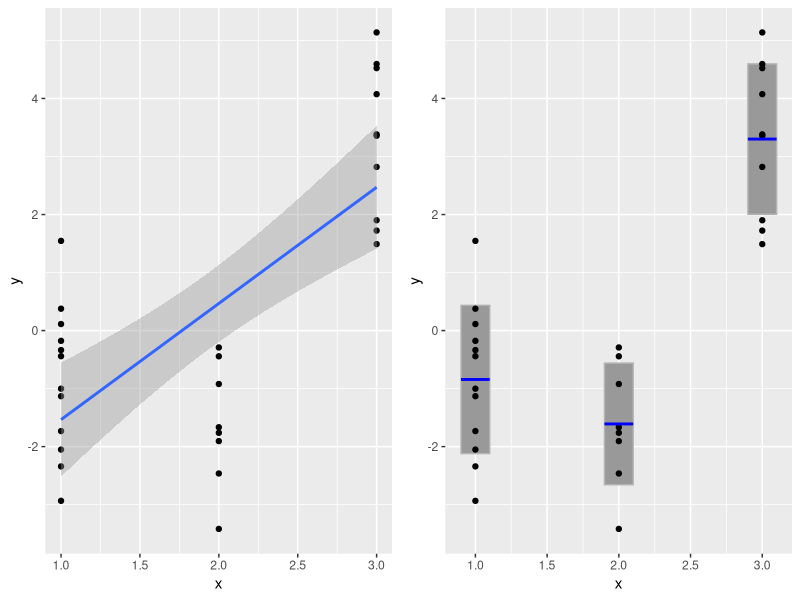
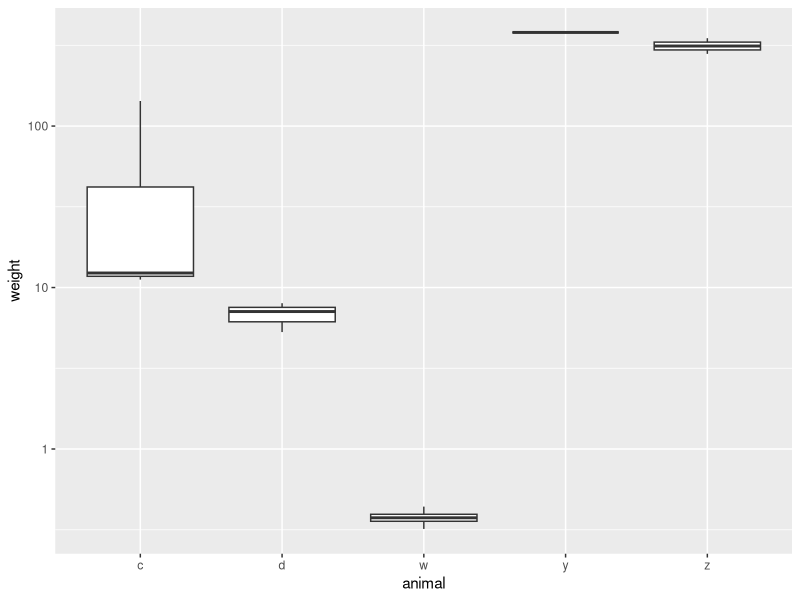
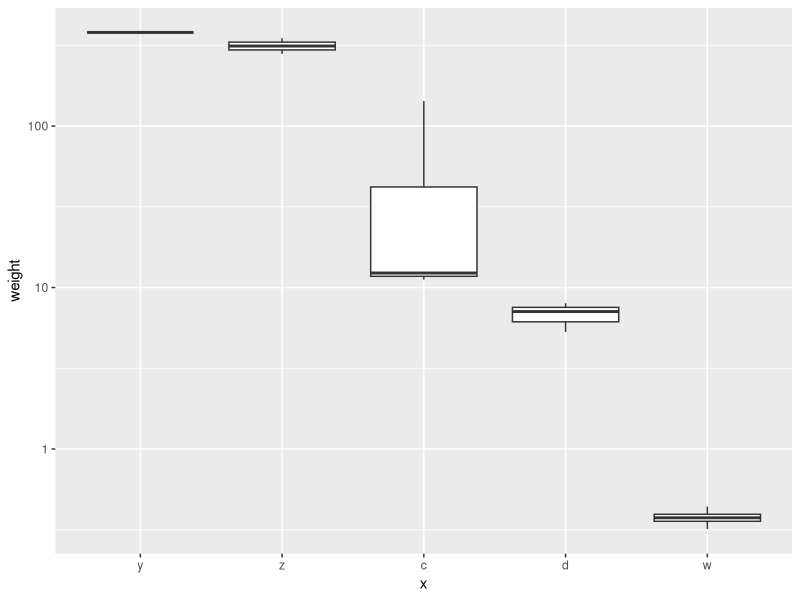

The R source for these figures, in order:
## 7.    팩터 자료형

x <- factor(c('A', 'B', 'A', 'A', 'C', 'B'))
x
class(x)

x <- ordered(c('High', 'Medium', 'Low', 'Medium', 'Low'), 
             levels=c('Low', 'Medium', 'High'))
x
class(x)

## 7.1 팩터형의 중요성

n = 30
x <- sample(1:3, n, replace=TRUE); x
y <- ifelse(x>2, x + rnorm(n), rnorm(n)-x)
lm(y ~ x)

x <- as.factor(x)
lm(y~x)


### 참고.
### 앞의 두 분석 결과의 차이는 다음과 같이 시각적으로 나타낼 수 있다. 
library(ggplot2)
library(dplyr)

# linear regression
n = 30
x = as.numeric(as.character(x))
dat <- data.frame(x=x, y=y)
dat2 <- dat %>% group_by(x) %>% summarise(m=mean(y), sd=sd(y))
p1 <- ggplot(data = dat, aes(x=x, y=y)) +
  geom_point() +
  geom_smooth(method='lm')

#x <- as.factor(x)
dat <- data.frame(x=x, y=y)
p2 <- ggplot(data = dat) +
  geom_rect(data= dat2,
            aes(xmin=x-0.1, xmax=x+0.1, ymin=m-sd, ymax=m+sd), colour='gray70', fill='gray60') +
  geom_point(aes(x=x, y=y)) +
  geom_segment(data = dat2,
               aes(x=x-0.1, xend=x+0.1, y=m, yend=m),
               size=1, col='blue')
gridExtra::grid.arrange(p1, p2, ncol=2)
### 참고 끝.


## 7.2 데이터 전처리에 있어서 팩터형

fac1 <- factor(c('a', 'b', 'b', 'a'))
fac1[5] <- 'b'
fac1[6] <- 'c'
fac1

fac1
fac2 <- factor(c('a', 'b', 'c', 'c', 'b'))
c(fac1, fac2)

x1 <- factor(c("a", "b", "a", "c"))
x2 <- c(1, 3, 2, 5, 2)
c(x1, x2)

str1 <- c('a', 'b', 'b', 'a')
str1[5] <- 'c'
str1
str2 <- c('a', 'd', 'd', 'c')
c(str1, str2)


## 7.3 forcats 패키지

install.packages("forcats")

library(forcats)
x <- as.factor(x)
x

fct_relevel(x, '3', '2', '1')
fac2

newOrder = c("b", "a")
do.call(fct_relevel, c(list(fac2), as.list(newOrder)))

x <- factor(unlist(strsplit(
  'wzwzzwzwzcczwzdzczwzwzdzdddzdyydddddwzwwwdddzzddddzdzzd',''
)))
table(x)
x <- fct_infreq(x)
table(x)

dat = data.frame(animal = factor(rep(c("z", "d", "w", "c", "y"), each = 4)),
                 weight = c(280, 350, NA, NA, 7.1, 5.3, 8, NA, 0.37, 0.44, 0.38, 0.32,
                            12.3, 11.2, 143, NA, 380, NA, NA, NA))
dat = dat %>%
  filter(!is.na(weight))

dat$animal

fct_reorder(dat$animal, dat$weight, mean)

dat %>%
  ggplot(aes(x = animal, y = weight)) + geom_boxplot() + scale_y_log10()

dat %>%
  mutate(x = fct_reorder(animal, weight, mean, na.rm = TRUE, .desc = TRUE)) %>%
  ggplot(aes(x = x, y = weight)) + geom_boxplot() + scale_y_log10()


## 7.3.2 수준을 합치거나 이름을 바꾸는 함수

# dog=개, zebra=얼룩말, whimbrel=중부리도요, catfish = 메기, yak=야크
x2 <- fct_recode(x, 
                 "dog"="d", "zebra"="z", "whimbrel"="w",
                 "catfish"="c", "yak"="y")
x2

x3 <- fct_collapse(x2, 
                   "mammals"=c("dog", "zebra", "yak"),
                   "birds"="whimbrel",
                   "fish"="catfish")
x3


x4 <- fct_lump(x2); x4

f1 = c("d", "z", "w", "c", "y")
f2 = c("dog", "zebra", "whimbrel", "catfish", "yak")
names(f1) <- f2
fct_recode(x[1:14], !!!f1) # 출력을 제한하고자 x[1:14]만 사용


## 7.3.3 새로운 수준을 추가하는 함수

fac1
fac2
c(fac1, fac2)
fct_c(fac1, fac2)

